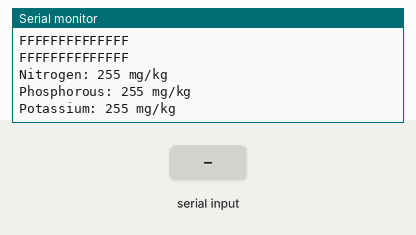
The sketch below on a simulated ESP8266 (NodeMCU). Shown: the last lines printed to the serial monitor. Inputs (shaded band) come from the test bench.

Above: at 1.7 s.
1.8 s: "1" received over the second serial link
At 3.48 s:
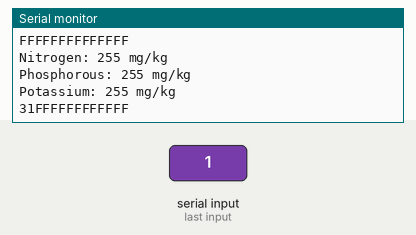
4.7 s: "0" received over the second serial link
At 5.4 s:
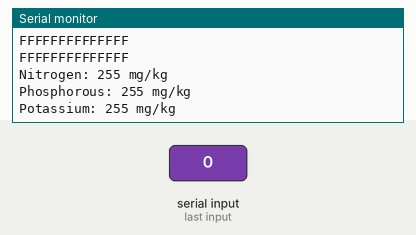
6.2 s: "2" received over the second serial link
At 6.27 s:
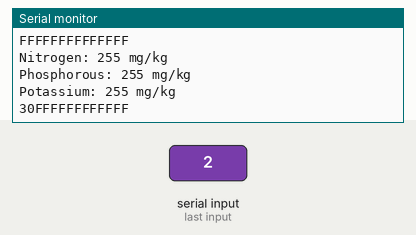

Measured:
- after the input at 1.8 s, the serial monitor: prints a new line after 1.5 s (image 1)

The sketch:

sketch_jan9b.ino
```cpp
#include <SoftwareSerial.h>
#include <Wire.h>

// RE and DE Pins set the RS485 module
// to Receiver or Transmitter mode
#define RE D4
#define DE D3
#define RO D5
#define DI D6

// Modbus RTU requests for reading NPK values
const byte nitro[] = {0x01,0x03, 0x00, 0x1e, 0x00, 0x01, 0xe4, 0x0c};
const byte phos[] = {0x01,0x03, 0x00, 0x1f, 0x00, 0x01, 0xb5, 0xcc};
const byte pota[] = {0x01,0x03, 0x00, 0x20, 0x00, 0x01, 0x85, 0xc0};

// A variable used to store NPK values
byte values[11];

// Sets up a new SoftwareSerial object
// Digital pins 10 and 11 should be used with a Mega or Mega 2560
SoftwareSerial mod(RO,DI);
//SoftwareSerial mod(10, 11);

void setup() {
  // Set the baud rate for the Serial port
  Serial.begin(9600);

  // Set the baud rate for the SerialSoftware object
  mod.begin(9600);

  // Define pin modes for RE and DE
  pinMode(RE, OUTPUT);
  pinMode(DE, OUTPUT);

  delay(500);
}

void loop() {
  // Read values
  byte val1,val2,val3;
  val1 = nitrogen();
  delay(250);
  val2 = phosphorous();
  delay(250);
  val3 = potassium();
  delay(250);

  // Print values to the serial monitor
  Serial.print("Nitrogen: ");
  Serial.print(val1);
  Serial.println(" mg/kg");
  Serial.print("Phosphorous: ");
  Serial.print(val2);
  Serial.println(" mg/kg");
  Serial.print("Potassium: ");
  Serial.print(val3);
  Serial.println(" mg/kg");

  delay(2000);
}

byte nitrogen(){
  digitalWrite(DE,HIGH);
  digitalWrite(RE,HIGH);
  delay(10);
  if(mod.write(nitro,sizeof(nitro))==8){
    digitalWrite(DE,LOW);
    digitalWrite(RE,LOW);
    for(byte i=0;i<7;i++){
    //Serial.print(mod.read(),HEX);
    values[i] = mod.read();
    Serial.print(values[i],HEX);
    }
    Serial.println();
  }
  return values[4];
}

byte phosphorous(){
  digitalWrite(DE,HIGH);
  digitalWrite(RE,HIGH);
  delay(10);
  if(mod.write(phos,sizeof(phos))==8){
    digitalWrite(DE,LOW);
    digitalWrite(RE,LOW);
    for(byte i=0;i<7;i++){
    //Serial.print(mod.read(),HEX);
    values[i] = mod.read();
    Serial.print(values[i],HEX);
    }
    Serial.println();
  }
  return values[4];
}

byte potassium(){
  digitalWrite(DE,HIGH);
  digitalWrite(RE,HIGH);
  delay(10);
  if(mod.write(pota,sizeof(pota))==8){
    digitalWrite(DE,LOW);
    digitalWrite(RE,LOW);
    for(byte i=0;i<7;i++){
    //Serial.print(mod.read(),HEX);
    values[i] = mod.read();
    Serial.print(values[i],HEX);
    }
    Serial.println();
  }
  return values[4];
}
```
